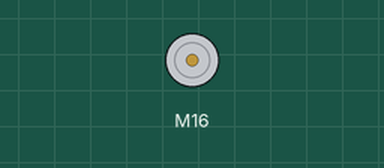
Simulated run of this sketch. Board: Arduino Uno, built with avr-gcc and run on an emulated ATmega328P. Parts: DC motor (green arrow = forward, orange = backward, longer = faster).

Above: at 10.7 s.
Timing chart, 0 to 14.6 s (numbered marks = the images above):
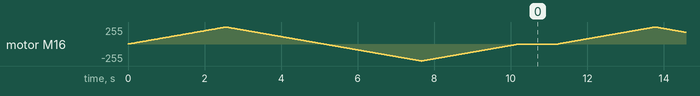

The sketch:

MotorDC.ino
```cpp
#include <AFMotor.h>
AF_DCMotor motor(16);

void setup()
{
  motor.setSpeed(200);
  motor.run(RELEASE);
}

void loop()
{
  uint8_t i;
  motor.run(FORWARD);
  for (i = 0; i < 255; i++)
  {
    motor.setSpeed(i);
    delay(10);
  }
  for (i = 255; i != 0; i--)
  {
    motor.setSpeed(i);
    delay(10);
  }
  motor.run(BACKWARD);
  for (i = 0; i < 255; i++)
  {
    motor.setSpeed(i);
    delay(10);
  }
  for (i = 255; i != 0; i--)
  {
    motor.setSpeed(i);
    delay(10);
  }
  motor.run(RELEASE);
  delay(1000);
}
```
